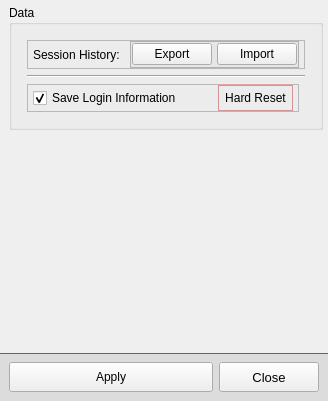
<?xml version="1.0" encoding="UTF-8"?>
<ui version="4.0">
 <class>Form</class>
 <widget class="QWidget" name="Form">
  <property name="geometry">
   <rect>
    <x>0</x>
    <y>0</y>
    <width>328</width>
    <height>401</height>
   </rect>
  </property>
  <property name="maximumSize">
   <size>
    <width>450</width>
    <height>16777215</height>
   </size>
  </property>
  <property name="windowTitle">
   <string>Form</string>
  </property>
  <property name="styleSheet">
   <string notr="true">QWidget {
	font: 10pt &quot;Segoe UI&quot;;
}</string>
  </property>
  <layout class="QGridLayout" name="gridLayout_2">
   <property name="leftMargin">
    <number>0</number>
   </property>
   <property name="topMargin">
    <number>0</number>
   </property>
   <property name="rightMargin">
    <number>0</number>
   </property>
   <property name="bottomMargin">
    <number>0</number>
   </property>
   <item row="2" column="0">
    <widget class="QWidget" name="FootHolder" native="true">
     <property name="sizePolicy">
      <sizepolicy hsizetype="Preferred" vsizetype="Maximum">
       <horstretch>0</horstretch>
       <verstretch>0</verstretch>
      </sizepolicy>
     </property>
     <property name="minimumSize">
      <size>
       <width>0</width>
       <height>0</height>
      </size>
     </property>
     <property name="autoFillBackground">
      <bool>false</bool>
     </property>
     <property name="styleSheet">
      <string notr="true">QWidget#FootHolder {
	border-top: 1px solid rgb(100, 100, 100);
	background-color: rgb(220, 220, 220);
}</string>
     </property>
     <layout class="QHBoxLayout" name="horizontalLayout_2">
      <item>
       <widget class="QPushButton" name="pushButton_apply">
        <property name="minimumSize">
         <size>
          <width>120</width>
          <height>30</height>
         </size>
        </property>
        <property name="maximumSize">
         <size>
          <width>16777215</width>
          <height>30</height>
         </size>
        </property>
        <property name="text">
         <string>Apply</string>
        </property>
       </widget>
      </item>
      <item>
       <widget class="QPushButton" name="pushButton_close">
        <property name="sizePolicy">
         <sizepolicy hsizetype="Fixed" vsizetype="Fixed">
          <horstretch>0</horstretch>
          <verstretch>0</verstretch>
         </sizepolicy>
        </property>
        <property name="minimumSize">
         <size>
          <width>100</width>
          <height>30</height>
         </size>
        </property>
        <property name="maximumSize">
         <size>
          <width>16777215</width>
          <height>30</height>
         </size>
        </property>
        <property name="font">
         <font>
          <family>Segoe UI</family>
          <pointsize>10</pointsize>
          <weight>50</weight>
          <italic>false</italic>
          <bold>false</bold>
         </font>
        </property>
        <property name="text">
         <string>Close</string>
        </property>
       </widget>
      </item>
     </layout>
    </widget>
   </item>
   <item row="1" column="0">
    <widget class="QScrollArea" name="scrollArea">
     <property name="minimumSize">
      <size>
       <width>320</width>
       <height>0</height>
      </size>
     </property>
     <property name="styleSheet">
      <string notr="true">QScrollArea {
	border: none;
}</string>
     </property>
     <property name="horizontalScrollBarPolicy">
      <enum>Qt::ScrollBarAlwaysOff</enum>
     </property>
     <property name="widgetResizable">
      <bool>true</bool>
     </property>
     <widget class="QWidget" name="scrollAreaWidgetContents">
      <property name="geometry">
       <rect>
        <x>0</x>
        <y>0</y>
        <width>328</width>
        <height>347</height>
       </rect>
      </property>
      <property name="minimumSize">
       <size>
        <width>0</width>
        <height>0</height>
       </size>
      </property>
      <layout class="QGridLayout" name="gridLayout_3">
       <property name="leftMargin">
        <number>9</number>
       </property>
       <property name="topMargin">
        <number>5</number>
       </property>
       <property name="rightMargin">
        <number>9</number>
       </property>
       <property name="bottomMargin">
        <number>0</number>
       </property>
       <property name="horizontalSpacing">
        <number>0</number>
       </property>
       <property name="verticalSpacing">
        <number>10</number>
       </property>
       <item row="0" column="0" alignment="Qt::AlignTop">
        <widget class="QGroupBox" name="groupBox_data">
         <property name="minimumSize">
          <size>
           <width>0</width>
           <height>125</height>
          </size>
         </property>
         <property name="title">
          <string>Data</string>
         </property>
         <layout class="QGridLayout" name="gridLayout" columnstretch="1,0">
          <property name="leftMargin">
           <number>15</number>
          </property>
          <property name="topMargin">
           <number>15</number>
          </property>
          <property name="rightMargin">
           <number>15</number>
          </property>
          <property name="bottomMargin">
           <number>15</number>
          </property>
          <property name="horizontalSpacing">
           <number>6</number>
          </property>
          <item row="1" column="0" colspan="2">
           <widget class="Line" name="line">
            <property name="orientation">
             <enum>Qt::Horizontal</enum>
            </property>
           </widget>
          </item>
          <item row="0" column="0" colspan="2">
           <widget class="QFrame" name="frame_2">
            <property name="minimumSize">
             <size>
              <width>0</width>
              <height>20</height>
             </size>
            </property>
            <property name="frameShape">
             <enum>QFrame::StyledPanel</enum>
            </property>
            <property name="frameShadow">
             <enum>QFrame::Raised</enum>
            </property>
            <layout class="QHBoxLayout" name="horizontalLayout" stretch="1,0">
             <property name="spacing">
              <number>10</number>
             </property>
             <property name="leftMargin">
              <number>5</number>
             </property>
             <property name="topMargin">
              <number>0</number>
             </property>
             <property name="rightMargin">
              <number>5</number>
             </property>
             <property name="bottomMargin">
              <number>0</number>
             </property>
             <item>
              <widget class="QLabel" name="label">
               <property name="text">
                <string>Session History:</string>
               </property>
              </widget>
             </item>
             <item>
              <widget class="QFrame" name="frame_3">
               <property name="styleSheet">
                <string notr="true">QFrame {
	background-color: rgb(230, 230, 230);
}</string>
               </property>
               <property name="frameShape">
                <enum>QFrame::StyledPanel</enum>
               </property>
               <property name="frameShadow">
                <enum>QFrame::Raised</enum>
               </property>
               <layout class="QHBoxLayout" name="horizontalLayout_3">
                <property name="spacing">
                 <number>5</number>
                </property>
                <property name="leftMargin">
                 <number>1</number>
                </property>
                <property name="topMargin">
                 <number>1</number>
                </property>
                <property name="rightMargin">
                 <number>1</number>
                </property>
                <property name="bottomMargin">
                 <number>1</number>
                </property>
                <item>
                 <widget class="QPushButton" name="pushButton_export">
                  <property name="text">
                   <string>Export</string>
                  </property>
                 </widget>
                </item>
                <item>
                 <widget class="QPushButton" name="pushButton_import">
                  <property name="text">
                   <string>Import</string>
                  </property>
                 </widget>
                </item>
               </layout>
              </widget>
             </item>
            </layout>
           </widget>
          </item>
          <item row="2" column="0">
           <widget class="QFrame" name="frame_4">
            <property name="minimumSize">
             <size>
              <width>0</width>
              <height>10</height>
             </size>
            </property>
            <property name="frameShape">
             <enum>QFrame::StyledPanel</enum>
            </property>
            <property name="frameShadow">
             <enum>QFrame::Raised</enum>
            </property>
            <layout class="QHBoxLayout" name="horizontalLayout_4" stretch="1,0">
             <property name="spacing">
              <number>0</number>
             </property>
             <property name="leftMargin">
              <number>5</number>
             </property>
             <property name="topMargin">
              <number>0</number>
             </property>
             <property name="rightMargin">
              <number>5</number>
             </property>
             <property name="bottomMargin">
              <number>0</number>
             </property>
             <item>
              <widget class="QCheckBox" name="checkBox_saveLogin">
               <property name="text">
                <string>Save Login Information</string>
               </property>
               <property name="checkable">
                <bool>true</bool>
               </property>
               <property name="checked">
                <bool>true</bool>
               </property>
               <property name="tristate">
                <bool>false</bool>
               </property>
              </widget>
             </item>
             <item>
              <widget class="QPushButton" name="pushButton_resetAll">
               <property name="sizePolicy">
                <sizepolicy hsizetype="Minimum" vsizetype="Minimum">
                 <horstretch>0</horstretch>
                 <verstretch>0</verstretch>
                </sizepolicy>
               </property>
               <property name="minimumSize">
                <size>
                 <width>75</width>
                 <height>25</height>
                </size>
               </property>
               <property name="maximumSize">
                <size>
                 <width>16777215</width>
                 <height>16777215</height>
                </size>
               </property>
               <property name="styleSheet">
                <string notr="true">QPushButton {
	border: 1px solid rgb(255, 130, 130);
}
QPushButton::hover {
	background-color: rgb(255, 215, 215);
	border: 2px solid rgb(255, 70, 70);
}
QPushButton::pressed {
	background-color: rgb(255, 215, 215);
	border: 1px solid rgb(255, 70, 70);
}</string>
               </property>
               <property name="text">
                <string>Hard Reset</string>
               </property>
              </widget>
             </item>
            </layout>
           </widget>
          </item>
         </layout>
        </widget>
       </item>
      </layout>
     </widget>
    </widget>
   </item>
  </layout>
 </widget>
 <resources/>
 <connections>
  <connection>
   <sender>pushButton_close</sender>
   <signal>clicked()</signal>
   <receiver>Form</receiver>
   <slot>close()</slot>
   <hints>
    <hint type="sourcelabel">
     <x>304</x>
     <y>402</y>
    </hint>
    <hint type="destinationlabel">
     <x>181</x>
     <y>213</y>
    </hint>
   </hints>
  </connection>
 </connections>
</ui>
